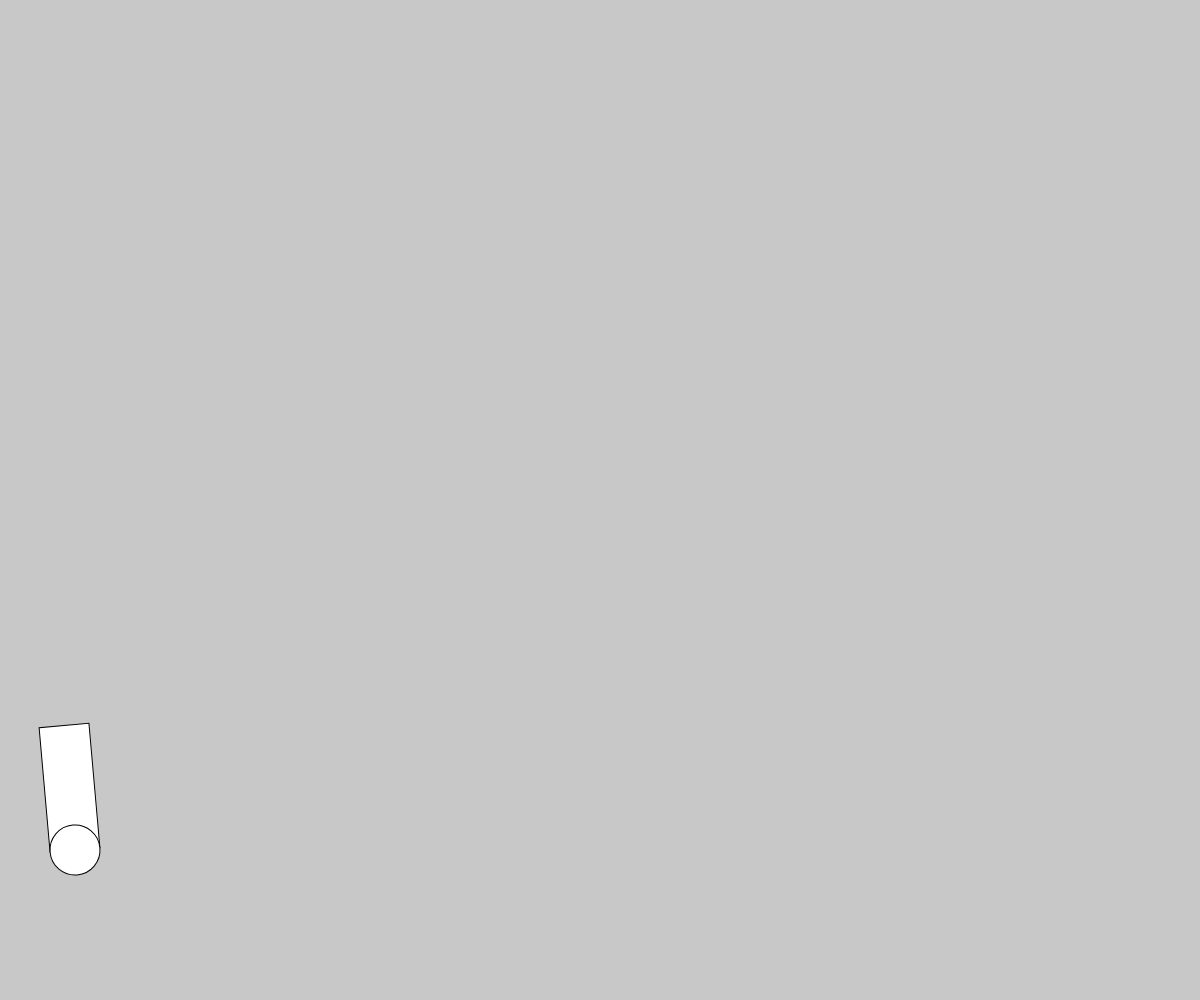
Frame 1 (no input)
Frame 60 (no input): identical to frame 1, image omitted
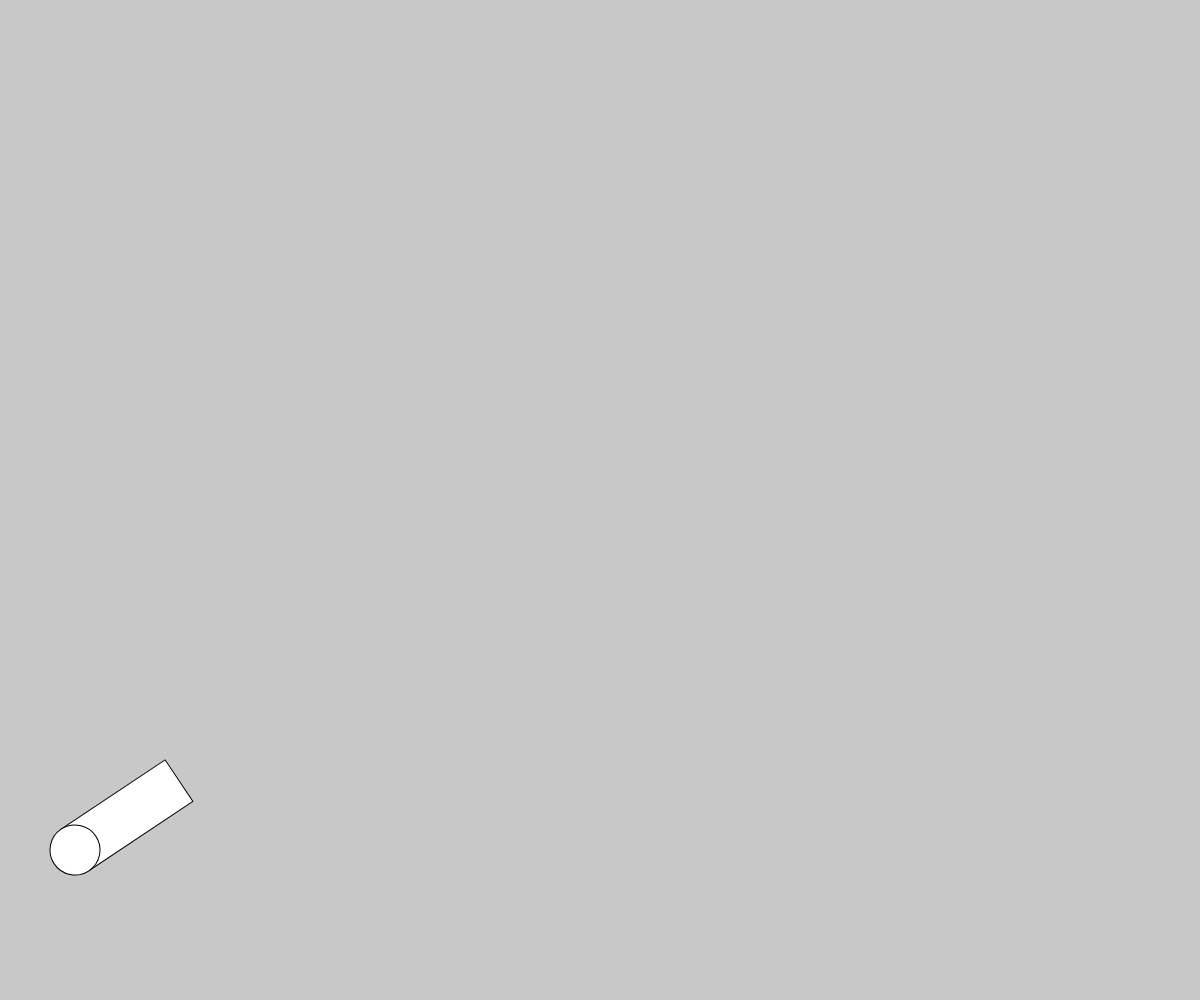
Frame 120 (the mouse pressed at the canvas centre since frame 60)

The p5.js sketch that drew these frames (run headless with seeded random() and noise() and a simulated clock; from frame 60 on, the mouse is pressed at the canvas centre):

// p5.js sketch
// ── sketch.js
//

let cannonX;
let cannonY;
let cannonWidth;
let cannonLength;
let cannonAngle;
let bullets = [];

function setup() {
  createCanvas(windowWidth, windowHeight);
  cannonX = 75;
  cannonY = height - 150;
  cannonWidth = 50;
  cannonLength = 125;
  cannonAngle = 0;
}

function draw() {
  background(200);
  displayCannon();
  updateBullets();
}

function displayCannon() {
  push(); //save the transformation matrix
  translate(cannonX, cannonY);
  cannonAngle = atan2(mouseY - cannonY, mouseX - cannonX);
  rotate(cannonAngle);
  rect(0, -cannonWidth/2, cannonLength ,cannonWidth);
  ellipse(0, 0, cannonWidth);
  pop(); // reload the old transformation matrix

}

function mouseClicked() {
  fire();
}

function fire() {
  let thisBullet = {
    x: cannonX,
    y: cannonY,
    radius: cannonWidth,
    angle: cannonAngle,
    speed: 5
  };
  bullets.push(thisBullet);
}

function updateBullets() {
  for (let thisBullet of bullets) {
    thisBullet.x += thisBullet.speed * cos(thisBullet.angle);
    thisBullet.y += thisBullet.speed * sin(thisBullet.angle);
    circle(thisBullet.x, thisBullet.y, thisBullet.radius);
  }
}
